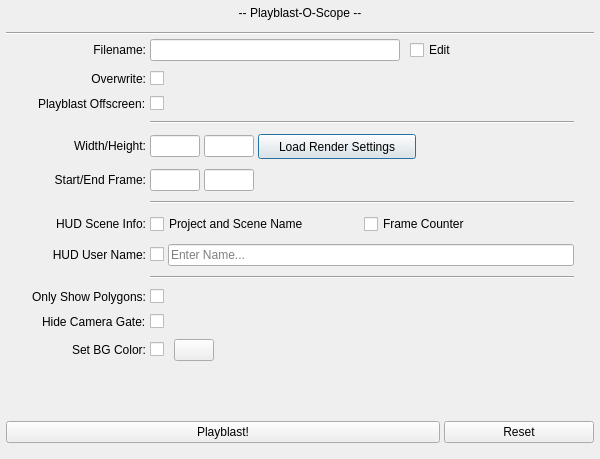
<?xml version="1.0" encoding="UTF-8"?>
<ui version="4.0">
 <class>playblast_dlg</class>
 <widget class="QDialog" name="playblast_dlg">
  <property name="geometry">
   <rect>
    <x>0</x>
    <y>0</y>
    <width>600</width>
    <height>459</height>
   </rect>
  </property>
  <property name="sizePolicy">
   <sizepolicy hsizetype="Preferred" vsizetype="Preferred">
    <horstretch>0</horstretch>
    <verstretch>0</verstretch>
   </sizepolicy>
  </property>
  <property name="windowTitle">
   <string>Playblast-O-Scope</string>
  </property>
  <layout class="QVBoxLayout" name="main_vlt">
   <property name="spacing">
    <number>4</number>
   </property>
   <property name="margin">
    <number>6</number>
   </property>
   <item>
    <layout class="QVBoxLayout" name="playblast_vlt">
     <property name="spacing">
      <number>4</number>
     </property>
     <property name="bottomMargin">
      <number>10</number>
     </property>
     <item>
      <layout class="QHBoxLayout" name="title_hlt">
       <property name="bottomMargin">
        <number>8</number>
       </property>
       <item>
        <widget class="QLabel" name="title_lbl">
         <property name="text">
          <string>-- Playblast-O-Scope --</string>
         </property>
         <property name="alignment">
          <set>Qt::AlignCenter</set>
         </property>
        </widget>
       </item>
      </layout>
     </item>
     <item>
      <layout class="QHBoxLayout" name="filename_hlt">
       <property name="spacing">
        <number>4</number>
       </property>
      </layout>
     </item>
     <item>
      <widget class="Line" name="line_4">
       <property name="orientation">
        <enum>Qt::Horizontal</enum>
       </property>
      </widget>
     </item>
     <item>
      <layout class="QFormLayout" name="formLayout">
       <property name="fieldGrowthPolicy">
        <enum>QFormLayout::AllNonFixedFieldsGrow</enum>
       </property>
       <property name="labelAlignment">
        <set>Qt::AlignRight|Qt::AlignTrailing|Qt::AlignVCenter</set>
       </property>
       <property name="formAlignment">
        <set>Qt::AlignLeading|Qt::AlignLeft|Qt::AlignTop</set>
       </property>
       <property name="verticalSpacing">
        <number>10</number>
       </property>
       <property name="leftMargin">
        <number>20</number>
       </property>
       <property name="topMargin">
        <number>0</number>
       </property>
       <property name="rightMargin">
        <number>20</number>
       </property>
       <item row="0" column="0">
        <widget class="QLabel" name="filename_lbl">
         <property name="sizePolicy">
          <sizepolicy hsizetype="Fixed" vsizetype="Preferred">
           <horstretch>0</horstretch>
           <verstretch>0</verstretch>
          </sizepolicy>
         </property>
         <property name="minimumSize">
          <size>
           <width>120</width>
           <height>0</height>
          </size>
         </property>
         <property name="maximumSize">
          <size>
           <width>150</width>
           <height>16777215</height>
          </size>
         </property>
         <property name="text">
          <string>Filename:</string>
         </property>
         <property name="alignment">
          <set>Qt::AlignRight|Qt::AlignTrailing|Qt::AlignVCenter</set>
         </property>
         <property name="buddy">
          <cstring>filename_le</cstring>
         </property>
        </widget>
       </item>
       <item row="0" column="1">
        <layout class="QHBoxLayout" name="horizontalLayout_2">
         <property name="spacing">
          <number>10</number>
         </property>
         <item>
          <widget class="QLineEdit" name="filename_le">
           <property name="enabled">
            <bool>true</bool>
           </property>
           <property name="maximumSize">
            <size>
             <width>250</width>
             <height>16777215</height>
            </size>
           </property>
           <property name="readOnly">
            <bool>false</bool>
           </property>
          </widget>
         </item>
         <item>
          <widget class="QCheckBox" name="editName_chk">
           <property name="text">
            <string>Edit</string>
           </property>
          </widget>
         </item>
        </layout>
       </item>
       <item row="1" column="0">
        <widget class="QLabel" name="label_5">
         <property name="minimumSize">
          <size>
           <width>120</width>
           <height>0</height>
          </size>
         </property>
         <property name="text">
          <string>Overwrite:</string>
         </property>
         <property name="alignment">
          <set>Qt::AlignRight|Qt::AlignTrailing|Qt::AlignVCenter</set>
         </property>
        </widget>
       </item>
       <item row="1" column="1">
        <widget class="QCheckBox" name="overwrite_chk">
         <property name="text">
          <string/>
         </property>
        </widget>
       </item>
       <item row="3" column="1">
        <widget class="Line" name="line_3">
         <property name="orientation">
          <enum>Qt::Horizontal</enum>
         </property>
        </widget>
       </item>
       <item row="4" column="0">
        <widget class="QLabel" name="widthHeight_lbl">
         <property name="sizePolicy">
          <sizepolicy hsizetype="Fixed" vsizetype="Preferred">
           <horstretch>0</horstretch>
           <verstretch>0</verstretch>
          </sizepolicy>
         </property>
         <property name="minimumSize">
          <size>
           <width>120</width>
           <height>0</height>
          </size>
         </property>
         <property name="text">
          <string>Width/Height:</string>
         </property>
         <property name="alignment">
          <set>Qt::AlignRight|Qt::AlignTrailing|Qt::AlignVCenter</set>
         </property>
         <property name="buddy">
          <cstring>width_le</cstring>
         </property>
        </widget>
       </item>
       <item row="4" column="1">
        <layout class="QHBoxLayout" name="widthHeight_hlt">
         <property name="spacing">
          <number>4</number>
         </property>
         <item>
          <widget class="QLineEdit" name="width_le">
           <property name="sizePolicy">
            <sizepolicy hsizetype="Fixed" vsizetype="Fixed">
             <horstretch>0</horstretch>
             <verstretch>0</verstretch>
            </sizepolicy>
           </property>
           <property name="maximumSize">
            <size>
             <width>50</width>
             <height>16777215</height>
            </size>
           </property>
           <property name="text">
            <string/>
           </property>
          </widget>
         </item>
         <item>
          <widget class="QLineEdit" name="height_le">
           <property name="sizePolicy">
            <sizepolicy hsizetype="Fixed" vsizetype="Fixed">
             <horstretch>0</horstretch>
             <verstretch>0</verstretch>
            </sizepolicy>
           </property>
           <property name="maximumSize">
            <size>
             <width>50</width>
             <height>16777215</height>
            </size>
           </property>
           <property name="text">
            <string/>
           </property>
          </widget>
         </item>
         <item>
          <widget class="QPushButton" name="loadRender_btn">
           <property name="sizePolicy">
            <sizepolicy hsizetype="MinimumExpanding" vsizetype="Fixed">
             <horstretch>0</horstretch>
             <verstretch>0</verstretch>
            </sizepolicy>
           </property>
           <property name="minimumSize">
            <size>
             <width>0</width>
             <height>25</height>
            </size>
           </property>
           <property name="text">
            <string>Load Render Settings</string>
           </property>
           <property name="flat">
            <bool>false</bool>
           </property>
          </widget>
         </item>
         <item>
          <spacer name="widthHeight_hspc">
           <property name="orientation">
            <enum>Qt::Horizontal</enum>
           </property>
           <property name="sizeHint" stdset="0">
            <size>
             <width>40</width>
             <height>20</height>
            </size>
           </property>
          </spacer>
         </item>
        </layout>
       </item>
       <item row="5" column="0">
        <widget class="QLabel" name="startEnd_lbl">
         <property name="sizePolicy">
          <sizepolicy hsizetype="Fixed" vsizetype="Preferred">
           <horstretch>0</horstretch>
           <verstretch>0</verstretch>
          </sizepolicy>
         </property>
         <property name="minimumSize">
          <size>
           <width>120</width>
           <height>0</height>
          </size>
         </property>
         <property name="text">
          <string>Start/End Frame:</string>
         </property>
         <property name="alignment">
          <set>Qt::AlignRight|Qt::AlignTrailing|Qt::AlignVCenter</set>
         </property>
         <property name="buddy">
          <cstring>start_le</cstring>
         </property>
        </widget>
       </item>
       <item row="5" column="1">
        <layout class="QHBoxLayout" name="startEnd_hlt">
         <property name="spacing">
          <number>4</number>
         </property>
         <item>
          <widget class="QLineEdit" name="start_le">
           <property name="sizePolicy">
            <sizepolicy hsizetype="Fixed" vsizetype="Fixed">
             <horstretch>0</horstretch>
             <verstretch>0</verstretch>
            </sizepolicy>
           </property>
           <property name="maximumSize">
            <size>
             <width>50</width>
             <height>16777215</height>
            </size>
           </property>
          </widget>
         </item>
         <item>
          <widget class="QLineEdit" name="end_le">
           <property name="sizePolicy">
            <sizepolicy hsizetype="Fixed" vsizetype="Fixed">
             <horstretch>0</horstretch>
             <verstretch>0</verstretch>
            </sizepolicy>
           </property>
           <property name="maximumSize">
            <size>
             <width>50</width>
             <height>16777215</height>
            </size>
           </property>
          </widget>
         </item>
         <item>
          <spacer name="startEnd_hspc">
           <property name="orientation">
            <enum>Qt::Horizontal</enum>
           </property>
           <property name="sizeHint" stdset="0">
            <size>
             <width>40</width>
             <height>20</height>
            </size>
           </property>
          </spacer>
         </item>
        </layout>
       </item>
       <item row="6" column="1">
        <widget class="Line" name="line">
         <property name="orientation">
          <enum>Qt::Horizontal</enum>
         </property>
        </widget>
       </item>
       <item row="8" column="0">
        <widget class="QLabel" name="label">
         <property name="sizePolicy">
          <sizepolicy hsizetype="Minimum" vsizetype="Preferred">
           <horstretch>0</horstretch>
           <verstretch>0</verstretch>
          </sizepolicy>
         </property>
         <property name="minimumSize">
          <size>
           <width>120</width>
           <height>0</height>
          </size>
         </property>
         <property name="text">
          <string>HUD Scene Info:</string>
         </property>
         <property name="alignment">
          <set>Qt::AlignRight|Qt::AlignTrailing|Qt::AlignVCenter</set>
         </property>
        </widget>
       </item>
       <item row="8" column="1">
        <layout class="QHBoxLayout" name="horizontalLayout">
         <item>
          <widget class="QCheckBox" name="hud_chk">
           <property name="text">
            <string>Project and Scene Name</string>
           </property>
           <property name="checked">
            <bool>false</bool>
           </property>
          </widget>
         </item>
         <item>
          <widget class="QCheckBox" name="frameHud_chk">
           <property name="text">
            <string>Frame Counter</string>
           </property>
          </widget>
         </item>
        </layout>
       </item>
       <item row="9" column="0">
        <widget class="QLabel" name="label_2">
         <property name="minimumSize">
          <size>
           <width>120</width>
           <height>0</height>
          </size>
         </property>
         <property name="text">
          <string>HUD User Name:</string>
         </property>
         <property name="alignment">
          <set>Qt::AlignRight|Qt::AlignTrailing|Qt::AlignVCenter</set>
         </property>
        </widget>
       </item>
       <item row="9" column="1">
        <layout class="QHBoxLayout" name="cstmHud_hlt">
         <property name="spacing">
          <number>4</number>
         </property>
         <item>
          <widget class="QCheckBox" name="cstmHud_chk">
           <property name="text">
            <string/>
           </property>
          </widget>
         </item>
         <item>
          <widget class="QLineEdit" name="cstmHud_le">
           <property name="enabled">
            <bool>true</bool>
           </property>
           <property name="text">
            <string/>
           </property>
           <property name="placeholderText">
            <string>Enter Name...</string>
           </property>
          </widget>
         </item>
        </layout>
       </item>
       <item row="10" column="1">
        <widget class="Line" name="line_2">
         <property name="orientation">
          <enum>Qt::Horizontal</enum>
         </property>
        </widget>
       </item>
       <item row="11" column="0">
        <widget class="QLabel" name="label_3">
         <property name="minimumSize">
          <size>
           <width>120</width>
           <height>0</height>
          </size>
         </property>
         <property name="text">
          <string>Only Show Polygons:</string>
         </property>
         <property name="alignment">
          <set>Qt::AlignRight|Qt::AlignTrailing|Qt::AlignVCenter</set>
         </property>
        </widget>
       </item>
       <item row="11" column="1">
        <widget class="QCheckBox" name="clearViewport_chk">
         <property name="text">
          <string/>
         </property>
         <property name="checked">
          <bool>false</bool>
         </property>
        </widget>
       </item>
       <item row="12" column="0">
        <widget class="QLabel" name="label_6">
         <property name="text">
          <string>Hide Camera Gate:</string>
         </property>
        </widget>
       </item>
       <item row="12" column="1">
        <widget class="QCheckBox" name="cam_chk">
         <property name="text">
          <string/>
         </property>
        </widget>
       </item>
       <item row="13" column="0">
        <widget class="QLabel" name="label_4">
         <property name="minimumSize">
          <size>
           <width>120</width>
           <height>0</height>
          </size>
         </property>
         <property name="text">
          <string>Set BG Color:</string>
         </property>
         <property name="alignment">
          <set>Qt::AlignRight|Qt::AlignTrailing|Qt::AlignVCenter</set>
         </property>
        </widget>
       </item>
       <item row="13" column="1">
        <layout class="QHBoxLayout" name="horizontalLayout_4">
         <property name="spacing">
          <number>10</number>
         </property>
         <property name="topMargin">
          <number>0</number>
         </property>
         <item>
          <widget class="QCheckBox" name="green_chk">
           <property name="text">
            <string/>
           </property>
          </widget>
         </item>
         <item>
          <widget class="QPushButton" name="color_btn">
           <property name="text">
            <string/>
           </property>
          </widget>
         </item>
         <item>
          <spacer name="horizontalSpacer">
           <property name="orientation">
            <enum>Qt::Horizontal</enum>
           </property>
           <property name="sizeHint" stdset="0">
            <size>
             <width>40</width>
             <height>20</height>
            </size>
           </property>
          </spacer>
         </item>
        </layout>
       </item>
       <item row="2" column="0">
        <widget class="QLabel" name="label_7">
         <property name="text">
          <string>Playblast Offscreen:</string>
         </property>
        </widget>
       </item>
       <item row="2" column="1">
        <widget class="QCheckBox" name="offscreen_chk">
         <property name="text">
          <string/>
         </property>
        </widget>
       </item>
      </layout>
     </item>
     <item>
      <spacer name="playblast_vspc">
       <property name="orientation">
        <enum>Qt::Vertical</enum>
       </property>
       <property name="sizeHint" stdset="0">
        <size>
         <width>20</width>
         <height>40</height>
        </size>
       </property>
      </spacer>
     </item>
     <item>
      <layout class="QHBoxLayout" name="horizontalLayout_3">
       <property name="topMargin">
        <number>0</number>
       </property>
       <item>
        <widget class="QPushButton" name="playblast_btn">
         <property name="text">
          <string>Playblast!</string>
         </property>
        </widget>
       </item>
       <item>
        <widget class="QPushButton" name="reset_btn">
         <property name="maximumSize">
          <size>
           <width>150</width>
           <height>16777215</height>
          </size>
         </property>
         <property name="text">
          <string>Reset</string>
         </property>
        </widget>
       </item>
      </layout>
     </item>
    </layout>
   </item>
  </layout>
 </widget>
 <layoutdefault spacing="4" margin="5"/>
 <resources/>
 <connections/>
</ui>
